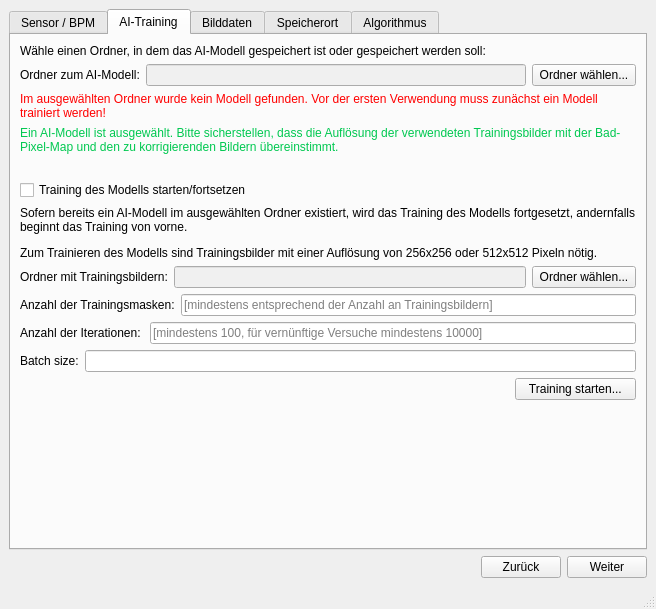
<?xml version="1.0" encoding="UTF-8"?>
<ui version="4.0">
 <class>MainWindow</class>
 <widget class="QMainWindow" name="MainWindow">
  <property name="geometry">
   <rect>
    <x>0</x>
    <y>0</y>
    <width>656</width>
    <height>609</height>
   </rect>
  </property>
  <property name="mouseTracking">
   <bool>false</bool>
  </property>
  <property name="windowTitle">
   <string>Pixelfehler Korrektur</string>
  </property>
  <widget class="QWidget" name="centralwidget">
   <layout class="QVBoxLayout" name="verticalLayout_6">
    <item>
     <layout class="QVBoxLayout" name="verticalLayout">
      <item>
       <widget class="QTabWidget" name="tabWidget">
        <property name="enabled">
         <bool>true</bool>
        </property>
        <property name="currentIndex">
         <number>1</number>
        </property>
        <widget class="QWidget" name="tabBPM">
         <attribute name="title">
          <string>Sensor / BPM</string>
         </attribute>
         <layout class="QVBoxLayout" name="verticalLayout_4">
          <item>
           <layout class="QHBoxLayout" name="horizontalLayout_6">
            <item>
             <widget class="QLabel" name="labelSensorChoose">
              <property name="text">
               <string>Sensor auswählen:</string>
              </property>
             </widget>
            </item>
            <item>
             <widget class="QComboBox" name="comboBoxBPMSensor"/>
            </item>
           </layout>
          </item>
          <item>
           <layout class="QHBoxLayout" name="horizontalLayout_7">
            <item>
             <widget class="QLabel" name="labelBPMchoose">
              <property name="text">
               <string>Bad-Pixel-Map auswählen:</string>
              </property>
             </widget>
            </item>
            <item>
             <widget class="QComboBox" name="comboBoxBPMBPM">
              <property name="enabled">
               <bool>true</bool>
              </property>
             </widget>
            </item>
           </layout>
          </item>
          <item>
           <layout class="QHBoxLayout" name="horizontalLayout_11">
            <item>
             <widget class="QPushButton" name="pushButtonBPMNeuerSensor">
              <property name="text">
               <string>Neuer Sensor erstellen ...</string>
              </property>
             </widget>
            </item>
            <item>
             <widget class="QPushButton" name="pushButtonBPMSensorLaden">
              <property name="text">
               <string>Sensoren laden ...</string>
              </property>
             </widget>
            </item>
            <item>
             <widget class="QPushButton" name="pushButtonBPMSensorSpeichern">
              <property name="text">
               <string>Sensoren exportieren ...</string>
              </property>
             </widget>
            </item>
           </layout>
          </item>
          <item>
           <layout class="QHBoxLayout" name="horizontalLayout_10">
            <item>
             <widget class="QPushButton" name="pushButtonBPMVorschau">
              <property name="text">
               <string>BPM-Vorschau an</string>
              </property>
             </widget>
            </item>
            <item>
             <widget class="QPushButton" name="pushButtonBPMSensorLoeschen">
              <property name="text">
               <string>Gewählter Sensor löschen</string>
              </property>
             </widget>
            </item>
            <item>
             <widget class="QPushButton" name="pushButtonBPMBPMLoeschen">
              <property name="text">
               <string>Gewählte BPM löschen</string>
              </property>
             </widget>
            </item>
           </layout>
          </item>
          <item>
           <widget class="QTextEdit" name="textEditBPM">
            <property name="font">
             <font>
              <pointsize>14</pointsize>
             </font>
            </property>
            <property name="verticalScrollBarPolicy">
             <enum>Qt::ScrollBarAsNeeded</enum>
            </property>
            <property name="readOnly">
             <bool>true</bool>
            </property>
            <property name="html">
             <string>&lt;!DOCTYPE HTML PUBLIC &quot;-//W3C//DTD HTML 4.0//EN&quot; &quot;http://www.w3.org/TR/REC-html40/strict.dtd&quot;&gt;
&lt;html&gt;&lt;head&gt;&lt;meta name=&quot;qrichtext&quot; content=&quot;1&quot; /&gt;&lt;style type=&quot;text/css&quot;&gt;
p, li { white-space: pre-wrap; }
&lt;/style&gt;&lt;/head&gt;&lt;body style=&quot; font-family:'MS Shell Dlg 2'; font-size:14pt; font-weight:400; font-style:normal;&quot;&gt;
&lt;p style=&quot;-qt-paragraph-type:empty; margin-top:0px; margin-bottom:0px; margin-left:0px; margin-right:0px; -qt-block-indent:0; text-indent:0px; font-family:'.AppleSystemUIFont'; font-size:13pt;&quot;&gt;&lt;br /&gt;&lt;/p&gt;&lt;/body&gt;&lt;/html&gt;</string>
            </property>
           </widget>
          </item>
         </layout>
        </widget>
        <widget class="QWidget" name="tab_ai_training">
         <attribute name="title">
          <string>AI-Training</string>
         </attribute>
         <layout class="QVBoxLayout" name="verticalLayout_9" stretch="0,0,0,0,0,0,0,0,0,0">
          <item>
           <layout class="QVBoxLayout" name="verticalLayout_10" stretch="0">
            <property name="sizeConstraint">
             <enum>QLayout::SetDefaultConstraint</enum>
            </property>
            <item>
             <widget class="QLabel" name="label_descr_folder_ai">
              <property name="text">
               <string>Wähle einen Ordner, in dem das AI-Modell gespeichert ist oder gespeichert werden soll:</string>
              </property>
             </widget>
            </item>
           </layout>
          </item>
          <item>
           <layout class="QVBoxLayout" name="verticalLayout_11">
            <item>
             <layout class="QHBoxLayout" name="horizontalLayout_12">
              <item>
               <widget class="QLabel" name="label_folder_ai">
                <property name="text">
                 <string>Ordner zum AI-Modell:</string>
                </property>
               </widget>
              </item>
              <item>
               <widget class="QLineEdit" name="lineEdit_folder_ai">
                <property name="enabled">
                 <bool>true</bool>
                </property>
                <property name="styleSheet">
                 <string notr="true">background-color: rgb(240, 240, 240);</string>
                </property>
                <property name="readOnly">
                 <bool>true</bool>
                </property>
               </widget>
              </item>
              <item>
               <widget class="QPushButton" name="button_folder_ai">
                <property name="text">
                 <string> Ordner wählen... </string>
                </property>
               </widget>
              </item>
             </layout>
            </item>
            <item>
             <widget class="QLabel" name="label_descr_no_model_found">
              <property name="enabled">
               <bool>true</bool>
              </property>
              <property name="font">
               <font>
                <weight>50</weight>
                <bold>false</bold>
               </font>
              </property>
              <property name="styleSheet">
               <string notr="true">color: rgb(255, 0, 0);</string>
              </property>
              <property name="text">
               <string>Im ausgewählten Ordner wurde kein Modell gefunden. Vor der ersten Verwendung muss zunächst ein Modell trainiert werden!</string>
              </property>
              <property name="textFormat">
               <enum>Qt::PlainText</enum>
              </property>
              <property name="wordWrap">
               <bool>true</bool>
              </property>
             </widget>
            </item>
            <item>
             <widget class="QLabel" name="label_descr_resolution">
              <property name="styleSheet">
               <string notr="true">color: rgb(0, 200, 80);</string>
              </property>
              <property name="text">
               <string>Ein AI-Modell ist ausgewählt. Bitte sicherstellen, dass die Auflösung der verwendeten Trainingsbilder mit der Bad-Pixel-Map und den zu korrigierenden Bildern übereinstimmt.</string>
              </property>
              <property name="wordWrap">
               <bool>true</bool>
              </property>
             </widget>
            </item>
           </layout>
          </item>
          <item>
           <layout class="QHBoxLayout" name="horizontalLayout_14">
            <property name="topMargin">
             <number>20</number>
            </property>
            <item>
             <widget class="QCheckBox" name="checkBox_resume_training">
              <property name="text">
               <string>Training des Modells starten/fortsetzen</string>
              </property>
             </widget>
            </item>
           </layout>
          </item>
          <item>
           <layout class="QHBoxLayout" name="horizontalLayout_15">
            <item>
             <widget class="QLabel" name="label_descr_training">
              <property name="text">
               <string>&lt;html&gt;&lt;head/&gt;&lt;body&gt;&lt;p&gt;Sofern bereits ein AI-Modell im ausgewählten Ordner existiert, wird das Training des Modells fortgesetzt, andernfalls beginnt das Training von vorne.&lt;/p&gt;&lt;p&gt;Zum Trainieren des Modells sind Trainingsbilder mit einer Auflösung von 256x256 oder 512x512 Pixeln nötig.&lt;/p&gt;&lt;/body&gt;&lt;/html&gt;</string>
              </property>
              <property name="wordWrap">
               <bool>true</bool>
              </property>
             </widget>
            </item>
           </layout>
          </item>
          <item>
           <layout class="QHBoxLayout" name="horizontalLayout_16">
            <item>
             <widget class="QLabel" name="label_folder_train_img">
              <property name="text">
               <string>Ordner mit Trainingsbildern:</string>
              </property>
             </widget>
            </item>
            <item>
             <widget class="QLineEdit" name="lineEdit_folder_train_img">
              <property name="enabled">
               <bool>true</bool>
              </property>
              <property name="styleSheet">
               <string notr="true">background-color: rgb(240, 240, 240);</string>
              </property>
              <property name="readOnly">
               <bool>true</bool>
              </property>
             </widget>
            </item>
            <item>
             <widget class="QPushButton" name="button_folder_train_img">
              <property name="text">
               <string> Ordner wählen... </string>
              </property>
             </widget>
            </item>
           </layout>
          </item>
          <item>
           <layout class="QHBoxLayout" name="horizontalLayout_17">
            <item>
             <widget class="QLabel" name="label_mask_num">
              <property name="text">
               <string>Anzahl der Trainingsmasken:</string>
              </property>
             </widget>
            </item>
            <item>
             <widget class="QLineEdit" name="lineEdit_mask_num">
              <property name="placeholderText">
               <string>[mindestens entsprechend der Anzahl an Trainingsbildern]</string>
              </property>
             </widget>
            </item>
           </layout>
          </item>
          <item>
           <layout class="QHBoxLayout" name="horizontalLayout_13">
            <item>
             <widget class="QLabel" name="label_num_epoch">
              <property name="text">
               <string>Anzahl der Iterationen: </string>
              </property>
             </widget>
            </item>
            <item>
             <widget class="QLineEdit" name="lineEdit_num_epoch">
              <property name="placeholderText">
               <string>[mindestens 100, für vernünftige Versuche mindestens 10000]</string>
              </property>
             </widget>
            </item>
           </layout>
          </item>
          <item>
           <layout class="QHBoxLayout" name="horizontalLayout_18">
            <item>
             <widget class="QLabel" name="label_batch_size">
              <property name="text">
               <string>Batch size:</string>
              </property>
             </widget>
            </item>
            <item>
             <widget class="QLineEdit" name="lineEdit_batch_size">
              <property name="placeholderText">
               <string/>
              </property>
             </widget>
            </item>
           </layout>
          </item>
          <item>
           <layout class="QHBoxLayout" name="horizontalLayout_19">
            <item>
             <spacer name="horizontalSpacer_3">
              <property name="orientation">
               <enum>Qt::Horizontal</enum>
              </property>
              <property name="sizeHint" stdset="0">
               <size>
                <width>40</width>
                <height>20</height>
               </size>
              </property>
             </spacer>
            </item>
            <item>
             <widget class="QPushButton" name="button_start_training">
              <property name="text">
               <string>   Training starten...   </string>
              </property>
             </widget>
            </item>
           </layout>
          </item>
          <item>
           <spacer name="verticalSpacer_2">
            <property name="orientation">
             <enum>Qt::Vertical</enum>
            </property>
            <property name="sizeHint" stdset="0">
             <size>
              <width>20</width>
              <height>40</height>
             </size>
            </property>
           </spacer>
          </item>
         </layout>
        </widget>
        <widget class="QWidget" name="tabBilddaten">
         <attribute name="title">
          <string>Bilddaten</string>
         </attribute>
         <layout class="QVBoxLayout" name="verticalLayout_3">
          <item>
           <layout class="QHBoxLayout" name="horizontalLayout_2">
            <item>
             <widget class="QLabel" name="labelBilddaten">
              <property name="text">
               <string>Ordner der Bilddaten:</string>
              </property>
             </widget>
            </item>
            <item>
             <widget class="QLineEdit" name="lineEditBilddatenDurchsuchen">
              <property name="readOnly">
               <bool>false</bool>
              </property>
             </widget>
            </item>
            <item>
             <widget class="QPushButton" name="pushButtonBilddatenOrdnerDurchsuchen">
              <property name="text">
               <string>Durchsuchen ...</string>
              </property>
             </widget>
            </item>
           </layout>
          </item>
          <item>
           <layout class="QHBoxLayout" name="horizontalLayout_3">
            <item>
             <widget class="QCheckBox" name="checkBoxBilddaten">
              <property name="enabled">
               <bool>true</bool>
              </property>
              <property name="text">
               <string>Unterordner auch importieren</string>
              </property>
             </widget>
            </item>
            <item>
             <widget class="QPushButton" name="pushButtonBilddatenImportieren">
              <property name="enabled">
               <bool>true</bool>
              </property>
              <property name="text">
               <string>Bilder importieren</string>
              </property>
             </widget>
            </item>
           </layout>
          </item>
          <item>
           <widget class="QTableWidget" name="tableWidgetBilddaten">
            <property name="enabled">
             <bool>true</bool>
            </property>
            <property name="editTriggers">
             <set>QAbstractItemView::NoEditTriggers</set>
            </property>
            <property name="selectionMode">
             <enum>QAbstractItemView::ExtendedSelection</enum>
            </property>
            <property name="selectionBehavior">
             <enum>QAbstractItemView::SelectRows</enum>
            </property>
            <property name="showGrid">
             <bool>true</bool>
            </property>
            <property name="sortingEnabled">
             <bool>true</bool>
            </property>
            <column>
             <property name="text">
              <string>Dateiname</string>
             </property>
            </column>
            <column>
             <property name="text">
              <string>Auflösung</string>
             </property>
            </column>
            <column>
             <property name="text">
              <string>Anzahl Bilder</string>
             </property>
            </column>
            <column>
             <property name="text">
              <string>Farbtiefe</string>
             </property>
            </column>
            <column>
             <property name="text">
              <string>Pfad</string>
             </property>
            </column>
           </widget>
          </item>
          <item>
           <layout class="QHBoxLayout" name="horizontalLayout_5">
            <item>
             <widget class="QPushButton" name="pushButtonBilddatenAdd">
              <property name="text">
               <string>Elemente hinzufügen ...</string>
              </property>
             </widget>
            </item>
            <item>
             <widget class="QPushButton" name="pushButtonBilddatenDelete">
              <property name="text">
               <string>Element löschen</string>
              </property>
             </widget>
            </item>
            <item>
             <widget class="QPushButton" name="pushButtonBilddatenDeleteAll">
              <property name="text">
               <string>Gesamte Liste löschen</string>
              </property>
             </widget>
            </item>
           </layout>
          </item>
         </layout>
        </widget>
        <widget class="QWidget" name="tabSpeicherort">
         <attribute name="title">
          <string>Speicherort</string>
         </attribute>
         <layout class="QVBoxLayout" name="verticalLayout_5">
          <item>
           <layout class="QHBoxLayout" name="horizontalLayout_4">
            <item>
             <widget class="QLabel" name="label_3">
              <property name="text">
               <string>Zielverzeichnis:</string>
              </property>
             </widget>
            </item>
            <item>
             <widget class="QLineEdit" name="lineEditSpeicherort">
              <property name="readOnly">
               <bool>false</bool>
              </property>
             </widget>
            </item>
            <item>
             <widget class="QPushButton" name="pushButtonSpeicherortDurchsuchen">
              <property name="text">
               <string>Durchsuchen ...</string>
              </property>
             </widget>
            </item>
           </layout>
          </item>
         </layout>
        </widget>
        <widget class="QWidget" name="tabAlgorithmus">
         <attribute name="title">
          <string>Algorithmus</string>
         </attribute>
         <layout class="QVBoxLayout" name="verticalLayout_2">
          <item>
           <widget class="QCheckBox" name="checkBoxAlgorithmusSuchen">
            <property name="text">
             <string>Neue Pixelfehler suchen</string>
            </property>
           </widget>
          </item>
          <item>
           <widget class="QGroupBox" name="groupBoxSuchen">
            <property name="title">
             <string/>
            </property>
            <layout class="QVBoxLayout" name="verticalLayout_8">
             <item>
              <widget class="QCheckBox" name="checkBoxAlgorithmusSchwellwertfilter">
               <property name="text">
                <string>Schwellwertfilter</string>
               </property>
              </widget>
             </item>
             <item>
              <widget class="QCheckBox" name="checkBoxAlgorithmusDynamic">
               <property name="text">
                <string>Dynamic-Check</string>
               </property>
              </widget>
             </item>
             <item>
              <widget class="QCheckBox" name="checkBoxAlgorithmusWindow">
               <property name="text">
                <string>Moving-Window</string>
               </property>
              </widget>
             </item>
             <item>
              <layout class="QHBoxLayout" name="horizontalLayout_9">
               <item>
                <spacer name="horizontalSpacer_5">
                 <property name="orientation">
                  <enum>Qt::Horizontal</enum>
                 </property>
                 <property name="sizeHint" stdset="0">
                  <size>
                   <width>40</width>
                   <height>20</height>
                  </size>
                 </property>
                </spacer>
               </item>
               <item>
                <widget class="QPushButton" name="pushButtonAlgorithmusSuchenEinstellungen">
                 <property name="text">
                  <string>Weitere Einstellungen ...</string>
                 </property>
                </widget>
               </item>
              </layout>
             </item>
            </layout>
           </widget>
          </item>
          <item>
           <widget class="Line" name="line">
            <property name="orientation">
             <enum>Qt::Horizontal</enum>
            </property>
           </widget>
          </item>
          <item>
           <widget class="QCheckBox" name="checkBoxAlgorithmusKorrigieren">
            <property name="text">
             <string>Bilddaten korrigieren</string>
            </property>
           </widget>
          </item>
          <item>
           <widget class="QGroupBox" name="groupBoxKorrigieren">
            <property name="title">
             <string/>
            </property>
            <layout class="QVBoxLayout" name="verticalLayout_7">
             <item>
              <widget class="QRadioButton" name="radioButtonAlgorithmusNachbar">
               <property name="text">
                <string>Nachbar-Verfahren</string>
               </property>
               <property name="checked">
                <bool>true</bool>
               </property>
              </widget>
             </item>
             <item>
              <widget class="QRadioButton" name="radioButtonAlgorithmusGradient">
               <property name="text">
                <string>Gradient-Verfahren</string>
               </property>
              </widget>
             </item>
             <item>
              <widget class="QRadioButton" name="radioButtonAlgorithmusNagao">
               <property name="text">
                <string>Nagao</string>
               </property>
              </widget>
             </item>
             <item>
              <widget class="QRadioButton" name="radioButtonAlgorithmusAIPartialConv">
               <property name="text">
                <string>AI - Partial Convolution</string>
               </property>
              </widget>
             </item>
             <item>
              <layout class="QHBoxLayout" name="horizontalLayout_8">
               <item>
                <spacer name="horizontalSpacer_2">
                 <property name="orientation">
                  <enum>Qt::Horizontal</enum>
                 </property>
                 <property name="sizeHint" stdset="0">
                  <size>
                   <width>299</width>
                   <height>20</height>
                  </size>
                 </property>
                </spacer>
               </item>
               <item>
                <widget class="QPushButton" name="pushButtonAlgorithmusKorrigierenEinstellungen">
                 <property name="text">
                  <string>Weitere Einstellungen ...</string>
                 </property>
                </widget>
               </item>
              </layout>
             </item>
             <item>
              <widget class="Line" name="line_2">
               <property name="orientation">
                <enum>Qt::Horizontal</enum>
               </property>
              </widget>
             </item>
             <item>
              <widget class="QCheckBox" name="checkBoxAlgorithmusFFK">
               <property name="text">
                <string>zusätzlich Flat-Field-Korrektur</string>
               </property>
              </widget>
             </item>
            </layout>
           </widget>
          </item>
          <item>
           <widget class="Line" name="line_3">
            <property name="orientation">
             <enum>Qt::Horizontal</enum>
            </property>
           </widget>
          </item>
          <item>
           <widget class="QCheckBox" name="checkBoxRohbilderSpeichern">
            <property name="text">
             <string>Rohbilder speichern</string>
            </property>
           </widget>
          </item>
          <item>
           <spacer name="verticalSpacer">
            <property name="orientation">
             <enum>Qt::Vertical</enum>
            </property>
            <property name="sizeHint" stdset="0">
             <size>
              <width>20</width>
              <height>40</height>
             </size>
            </property>
           </spacer>
          </item>
         </layout>
        </widget>
       </widget>
      </item>
      <item>
       <layout class="QHBoxLayout" name="horizontalLayout">
        <item>
         <spacer name="horizontalSpacer">
          <property name="orientation">
           <enum>Qt::Horizontal</enum>
          </property>
          <property name="sizeHint" stdset="0">
           <size>
            <width>40</width>
            <height>20</height>
           </size>
          </property>
         </spacer>
        </item>
        <item>
         <widget class="QPushButton" name="pushButtonMainBack">
          <property name="text">
           <string>Zurück</string>
          </property>
         </widget>
        </item>
        <item>
         <widget class="QPushButton" name="pushButtonMainForward">
          <property name="text">
           <string>Weiter</string>
          </property>
          <property name="default">
           <bool>false</bool>
          </property>
         </widget>
        </item>
       </layout>
      </item>
     </layout>
    </item>
   </layout>
  </widget>
  <widget class="QMenuBar" name="menubar">
   <property name="geometry">
    <rect>
     <x>0</x>
     <y>0</y>
     <width>656</width>
     <height>25</height>
    </rect>
   </property>
  </widget>
  <widget class="QStatusBar" name="statusbar"/>
 </widget>
 <tabstops>
  <tabstop>tabWidget</tabstop>
  <tabstop>lineEditBilddatenDurchsuchen</tabstop>
  <tabstop>pushButtonBilddatenOrdnerDurchsuchen</tabstop>
  <tabstop>checkBoxBilddaten</tabstop>
  <tabstop>pushButtonBilddatenImportieren</tabstop>
  <tabstop>tableWidgetBilddaten</tabstop>
  <tabstop>pushButtonBilddatenDelete</tabstop>
  <tabstop>pushButtonBilddatenDeleteAll</tabstop>
  <tabstop>lineEditSpeicherort</tabstop>
  <tabstop>pushButtonSpeicherortDurchsuchen</tabstop>
  <tabstop>pushButtonMainBack</tabstop>
  <tabstop>pushButtonMainForward</tabstop>
 </tabstops>
 <resources/>
 <connections/>
</ui>
